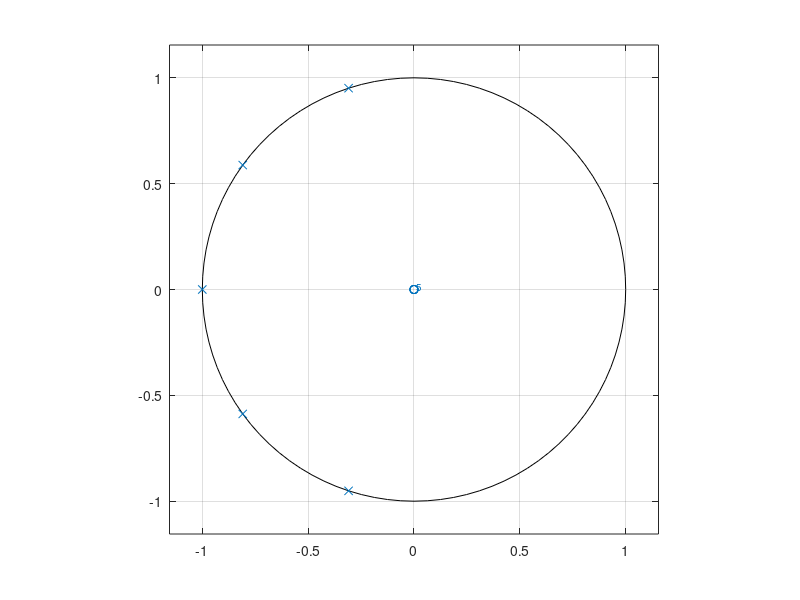
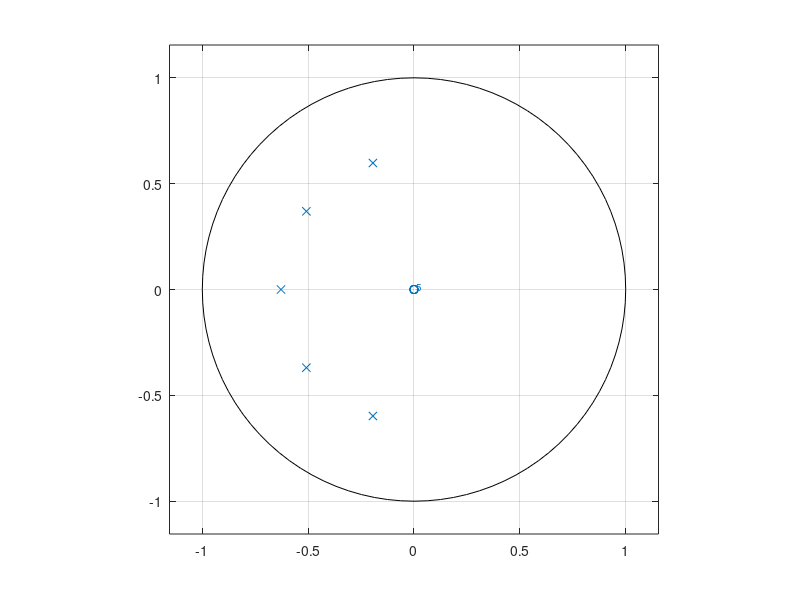

Reproduce these figures in MATLAB, in order.
%analog butterworth Lo-Pass prototype of n = 5

clc; clear all; close all;

N = 5; %filter order

Wc = 0.2*pi; %cuttoff freq

[z, p ,k] = buttap(N)
zplane([poly(z)],[poly(p)])
figure
p1 = p*Wc;

k1 =- k*Wc^N;

B = real(poly(z));
b0 = k1;
b = k1*B;
a = real(poly(p1));
zplane(b,a)

